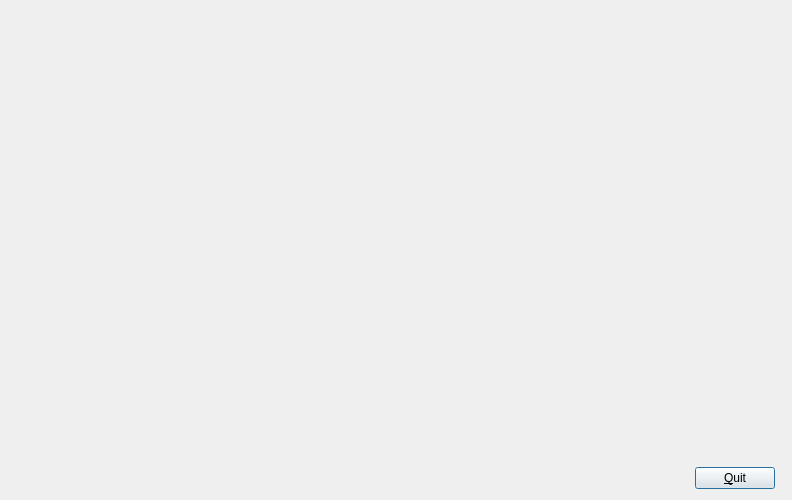
<?xml version="1.0" encoding="UTF-8"?>
<ui version="4.0">
 <class>QtConnectThreeGameDialog</class>
 <widget class="QDialog" name="QtConnectThreeGameDialog">
  <property name="geometry">
   <rect>
    <x>0</x>
    <y>0</y>
    <width>792</width>
    <height>500</height>
   </rect>
  </property>
  <property name="windowTitle">
   <string>ConnectThree</string>
  </property>
  <layout class="QGridLayout" name="gridLayout">
   <item row="1" column="1">
    <widget class="QLabel" name="label_player2">
     <property name="sizePolicy">
      <sizepolicy hsizetype="Preferred" vsizetype="Maximum">
       <horstretch>0</horstretch>
       <verstretch>0</verstretch>
      </sizepolicy>
     </property>
     <property name="text">
      <string/>
     </property>
     <property name="pixmap">
      <pixmap resource="ConnectThree.qrc">:/images/ConnectThreePlayer2Grey.png</pixmap>
     </property>
     <property name="alignment">
      <set>Qt::AlignCenter</set>
     </property>
    </widget>
   </item>
   <item row="1" column="4">
    <widget class="QPushButton" name="button_quit">
     <property name="sizePolicy">
      <sizepolicy hsizetype="Preferred" vsizetype="Maximum">
       <horstretch>0</horstretch>
       <verstretch>0</verstretch>
      </sizepolicy>
     </property>
     <property name="text">
      <string>&amp;Quit</string>
     </property>
    </widget>
   </item>
   <item row="1" column="2">
    <widget class="QLabel" name="label_player3">
     <property name="sizePolicy">
      <sizepolicy hsizetype="Preferred" vsizetype="Maximum">
       <horstretch>0</horstretch>
       <verstretch>0</verstretch>
      </sizepolicy>
     </property>
     <property name="text">
      <string/>
     </property>
     <property name="pixmap">
      <pixmap resource="ConnectThree.qrc">:/images/ConnectThreePlayer3Grey.png</pixmap>
     </property>
     <property name="alignment">
      <set>Qt::AlignCenter</set>
     </property>
    </widget>
   </item>
   <item row="0" column="0" colspan="6">
    <widget class="QWidget" name="widget" native="true"/>
   </item>
   <item row="1" column="0">
    <widget class="QLabel" name="label_player1">
     <property name="sizePolicy">
      <sizepolicy hsizetype="Preferred" vsizetype="Maximum">
       <horstretch>0</horstretch>
       <verstretch>0</verstretch>
      </sizepolicy>
     </property>
     <property name="text">
      <string/>
     </property>
     <property name="pixmap">
      <pixmap resource="ConnectThree.qrc">:/images/ConnectThreePlayer1.png</pixmap>
     </property>
     <property name="alignment">
      <set>Qt::AlignCenter</set>
     </property>
    </widget>
   </item>
   <item row="1" column="3">
    <spacer name="horizontalSpacer">
     <property name="orientation">
      <enum>Qt::Horizontal</enum>
     </property>
     <property name="sizeHint" stdset="0">
      <size>
       <width>40</width>
       <height>20</height>
      </size>
     </property>
    </spacer>
   </item>
  </layout>
 </widget>
 <resources>
  <include location="ConnectThree.qrc"/>
 </resources>
 <connections/>
</ui>
